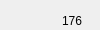
      <widget class="QWidget" name="blue_page">
       <property name="geometry">
        <rect>
         <x>0</x>
         <y>0</y>
         <width>100</width>
         <height>30</height>
        </rect>
       </property>
       <attribute name="label">
        <string>Blue</string>
       </attribute>
       <widget class="QSlider" name="blue_min_val_slider">
        <property name="geometry">
         <rect>
          <x>31</x>
          <y>160</y>
          <width>220</width>
          <height>29</height>
         </rect>
        </property>
        <property name="minimum">
         <number>0</number>
        </property>
        <property name="maximum">
         <number>255</number>
        </property>
        <property name="value">
         <number>255</number>
        </property>
        <property name="orientation">
         <enum>Qt::Horizontal</enum>
        </property>
       </widget>
       <widget class="QSlider" name="blue_max_val_slider">
        <property name="geometry">
         <rect>
          <x>31</x>
          <y>181</y>
          <width>220</width>
          <height>29</height>
         </rect>
        </property>
        <property name="maximum">
         <number>255</number>
        </property>
        <property name="value">
         <number>255</number>
        </property>
        <property name="orientation">
         <enum>Qt::Horizontal</enum>
        </property>
       </widget>
       <widget class="QLabel" name="blue_val_label">
        <property name="geometry">
         <rect>
          <x>115</x>
          <y>150</y>
          <width>41</width>
          <height>17</height>
         </rect>
        </property>
        <property name="text">
         <string>&lt; Val &lt;</string>
        </property>
       </widget>
       <widget class="QLabel" name="blue_min_hue_label">
        <property name="geometry">
         <rect>
          <x>62</x>
          <y>12</y>
          <width>41</width>
          <height>17</height>
         </rect>
        </property>
        <property name="text">
         <string>176</string>
        </property>
       </widget>
       <widget class="QSlider" name="blue_max_hue_slider">
        <property name="geometry">
         <rect>
          <x>30</x>
          <y>41</y>
          <width>220</width>
          <height>29</height>
         </rect>
        </property>
        <property name="maximum">
         <number>180</number>
        </property>
        <property name="value">
         <number>179</number>
        </property>
        <property name="orientation">
         <enum>Qt::Horizontal</enum>
        </property>
       </widget>
       <widget class="QLabel" name="blue_hue_label">
        <property name="geometry">
         <rect>
          <x>114</x>
          <y>10</y>
          <width>41</width>
          <height>17</height>
         </rect>
        </property>
        <property name="text">
         <string>&lt; Hue &lt;</string>
        </property>
       </widget>
       <widget class="QLabel" name="blue_max_sat_label">
        <property name="geometry">
         <rect>
          <x>174</x>
          <y>73</y>
          <width>41</width>
          <height>17</height>
         </rect>
        </property>
        <property name="text">
         <string>217</string>
        </property>
       </widget>
       <widget class="QSlider" name="blue_max_sat_slider">
        <property name="geometry">
         <rect>
          <x>30</x>
          <y>103</y>
          <width>220</width>
          <height>29</height>
         </rect>
        </property>
        <property name="maximum">
         <number>255</number>
        </property>
        <property name="value">
         <number>217</number>
        </property>
        <property name="orientation">
         <enum>Qt::Horizontal</enum>
        </property>
       </widget>
       <widget class="QLabel" name="blue_min_sat_label">
        <property name="geometry">
         <rect>
          <x>62</x>
          <y>74</y>
          <width>41</width>
          <height>17</height>
         </rect>
        </property>
        <property name="text">
         <string>210</string>
        </property>
       </widget>
       <widget class="QLabel" name="blue_sat_label">
        <property name="geometry">
         <rect>
          <x>114</x>
          <y>72</y>
          <width>41</width>
          <height>17</height>
         </rect>
        </property>
        <property name="text">
         <string>&lt; Sat &lt;</string>
        </property>
       </widget>
       <widget class="QLabel" name="blue_max_hue_label">
        <property name="geometry">
         <rect>
          <x>174</x>
          <y>11</y>
          <width>41</width>
          <height>17</height>
         </rect>
        </property>
        <property name="text">
         <string>179</string>
        </property>
       </widget>
       <widget class="QLabel" name="blue_max_val_label">
        <property name="geometry">
         <rect>
          <x>174</x>
          <y>151</y>
          <width>41</width>
          <height>17</height>
         </rect>
        </property>
        <property name="text">
         <string>255</string>
        </property>
       </widget>
       <widget class="QSlider" name="blue_min_sat_slider">
        <property name="geometry">
         <rect>
          <x>30</x>
          <y>82</y>
          <width>220</width>
          <height>29</height>
         </rect>
        </property>
        <property name="maximum">
         <number>255</number>
        </property>
        <property name="value">
         <number>210</number>
        </property>
        <property name="orientation">
         <enum>Qt::Horizontal</enum>
        </property>
       </widget>
       <widget class="QLabel" name="blue_min_val_label">
        <property name="geometry">
         <rect>
          <x>63</x>
          <y>152</y>
          <width>41</width>
          <height>17</height>
         </rect>
        </property>
        <property name="text">
         <string>255</string>
        </property>
       </widget>
       <widget class="QSlider" name="blue_min_hue_slider">
        <property name="geometry">
         <rect>
          <x>30</x>
          <y>20</y>
          <width>220</width>
          <height>29</height>
         </rect>
        </property>
        <property name="maximum">
         <number>180</number>
        </property>
        <property name="value">
         <number>176</number>
        </property>
        <property name="orientation">
         <enum>Qt::Horizontal</enum>
        </property>
       </widget>
      </widget>
